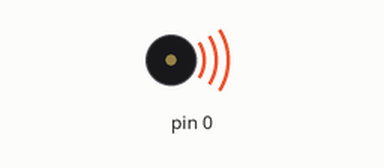
A sketch run on a simulated Arduino Uno, built for the host (arithmetic inside an expression is 32-bit, double 64-bit). Shown: buzzer (waves = sounding).

Above: at 0.1 s.
Timing chart, 0 to 3.0 s (numbered marks = the images above):
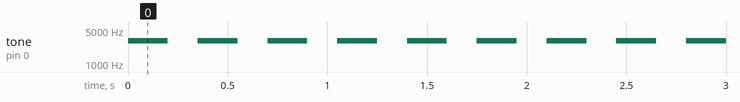

The sketch:

buzzer_passif_stm32.ino
```cpp
int buzzer = PA0;

void setup() {
  pinMode(buzzer, OUTPUT);
}

void loop() {
  //   PIN     FREQ  DUREE
  //tone(buzzer, 3000, 200);
  //delay(1000);
  //tone(buzzer, 3000, 200);
  //delay(750);
  tone(buzzer, 3000, 200);
  delay(350);
  //tone(buzzer, 3000, 200);
  //delay(1);
}
```

Measured:
- by itself, tone on pin 0: alternates 3000 Hz for 0.20 s and silent for 0.15 s
